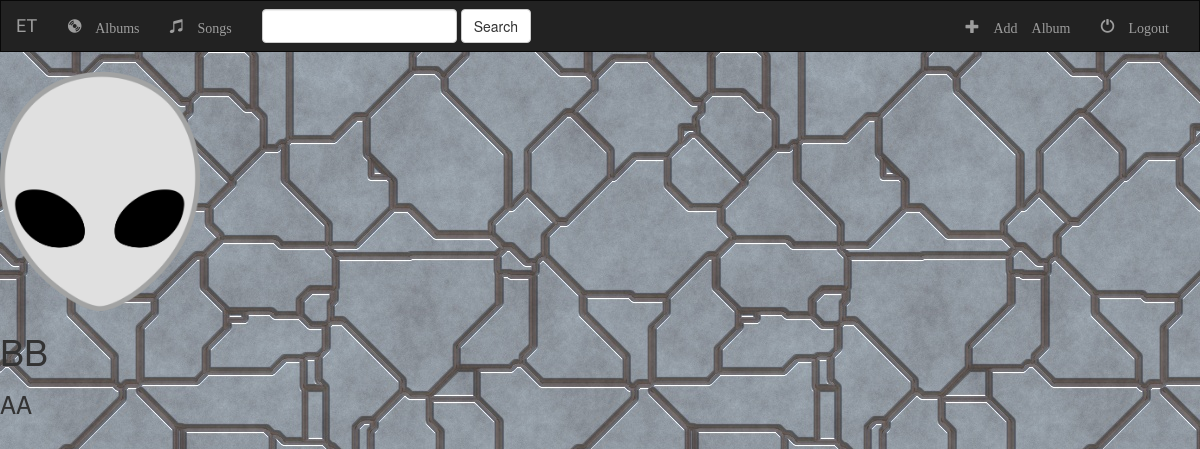
The app's page /music/1/ with its own data.
### music/models.py (models this page shows, shortened)
class Album(models.Model):
    artist = models.CharField(max_length=250)
    album_title = models.CharField(max_length=500)
    genre = models.CharField(max_length=100)
    album_logo = models.FileField()

### music/views.py (the view)
# urls.py: url(r'^(?P<pk>[0-9]+)/$', views.DetailView.as_view(), name='detail'),
class DetailView(generic.DetailView):
    model = Album
    template_name = 'music/detail.html'

### music/templates/music/detail.html (shortened to what this page needs)
{% extends 'music/base.html' %}
{% block body %}
<img src="{{ album.album_logo.url }}" alt="" width="200px">
<h1>{{ album.album_title }}</h1>
<h3>{{ album.artist }}</h3>
{% endblock %}

### music/static/music/css/style.css (style rules this page uses)
body { background: #FFF url('../images/background.jpg'); }

### records on screen
Album: album_logo (picture), album_title "BB", artist "AA"
